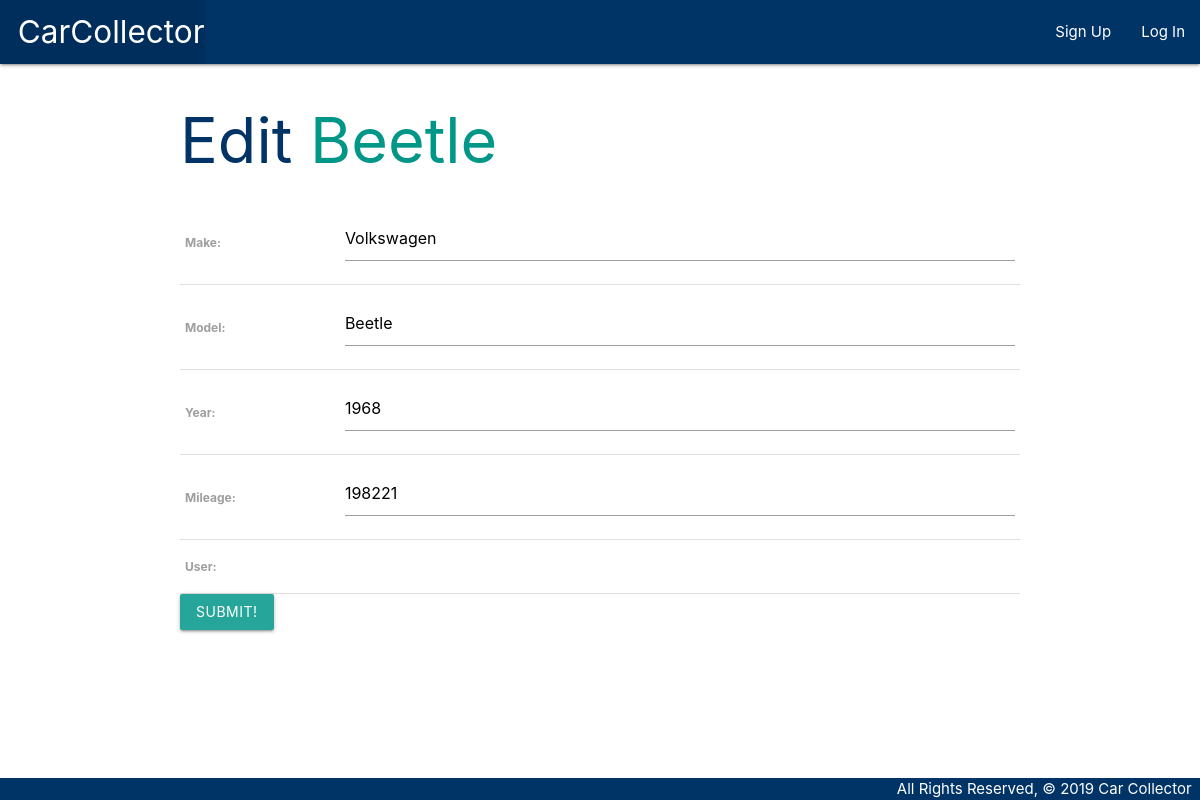
Page /cars/1/update/ on the committed database.
### main_app/models.py (models this page shows, shortened)
class Car(models.Model):
    make = models.CharField(max_length=50)
    model = models.CharField(max_length=50)
    year = models.IntegerField()
    mileage = models.IntegerField()
    user = models.ForeignKey(User, on_delete=models.CASCADE)

### main_app/views.py (the view)
# urls.py: path('cars/<int:pk>/update/', views.CarUpdate.as_view(), name='cars_update'),
class CarUpdate(UpdateView):
  model = Car
  fields = '__all__'

### main_app/templates/main_app/car_form.html (shortened to what this page needs)
{% extends 'base.html' %}
{% block content %}
    {% if object %}
    <h1>Edit <span class="teal-text">{{object.model}}</span></h1>
    {% else %}
    <h1>Add Car</h1>
    {% endif %}
    <form action="" method="post">
        <table>
            {{ form.as_table }}
        </table>
        <input type="submit" value="Submit!" class="btn">
    </form>
{% endblock %}

### main_app/static/css/style.css (style rules this page uses)
h1, h2 { color: #003366 }
body { display: flex; min-height: 100vh; flex-direction: column; }

### rows in the picture
Car: model "Beetle", make "Volkswagen", year "1968", mileage "198221"
